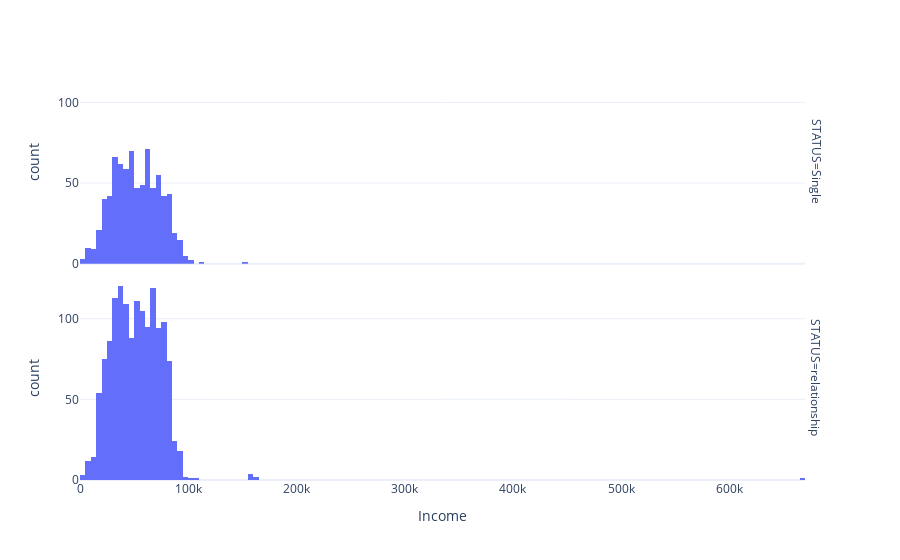

This figure's notebook cell:
### Code cell
fig = px.histogram (df, x = "Income",  facet_row = "STATUS",  template = 'plotly_white')
fig.show ()

### Figure 1 — Plotly figure (JSON) as saved in the notebook; plotly's stock layout.template omitted (floating-point values rounded to 4 significant figures; data arrays with more than 128 entries replaced by an {"elided": "..."} marker saying what was removed)
{"data": [{"alignmentgroup": "True", "bingroup": "x", "hovertemplate": "STATUS=Single<br>Income=%{x}<br>count=%{y}<extra></extra>", "legendgroup": "", "marker": {"color": "#636efa", "pattern": {"shape": ""}}, "name": "", "offsetgroup": "", "orientation": "v", "showlegend": false, "type": "histogram", "x": {"elided": "779 int values"}, "xaxis": "x2", "yaxis": "y2"}, {"alignmentgroup": "True", "bingroup": "x", "hovertemplate": "STATUS=relationship<br>Income=%{x}<br>count=%{y}<extra></extra>", "legendgroup": "", "marker": {"color": "#636efa", "pattern": {"shape": ""}}, "name": "", "offsetgroup": "", "orientation": "v", "showlegend": false, "type": "histogram", "x": {"elided": "1423 int values"}, "xaxis": "x", "yaxis": "y"}], "layout": {"annotations": [{"font": {}, "showarrow": false, "text": "STATUS=relationship", "textangle": 90, "x": 0.98, "xanchor": "left", "xref": "paper", "y": 0.2425, "yanchor": "middle", "yref": "paper"}, {"font": {}, "showarrow": false, "text": "STATUS=Single", "textangle": 90, "x": 0.98, "xanchor": "left", "xref": "paper", "y": 0.7575, "yanchor": "middle", "yref": "paper"}], "barmode": "relative", "legend": {"tracegroupgap": 0}, "margin": {"t": 60}, "xaxis": {"anchor": "y", "domain": [0, 0.98], "title": {"text": "Income"}}, "xaxis2": {"anchor": "y2", "domain": [0, 0.98], "matches": "x", "showticklabels": false}, "yaxis": {"anchor": "x", "domain": [0, 0.485], "title": {"text": "count"}}, "yaxis2": {"anchor": "x2", "domain": [0.515, 1], "matches": "y", "title": {"text": "count"}}}}
